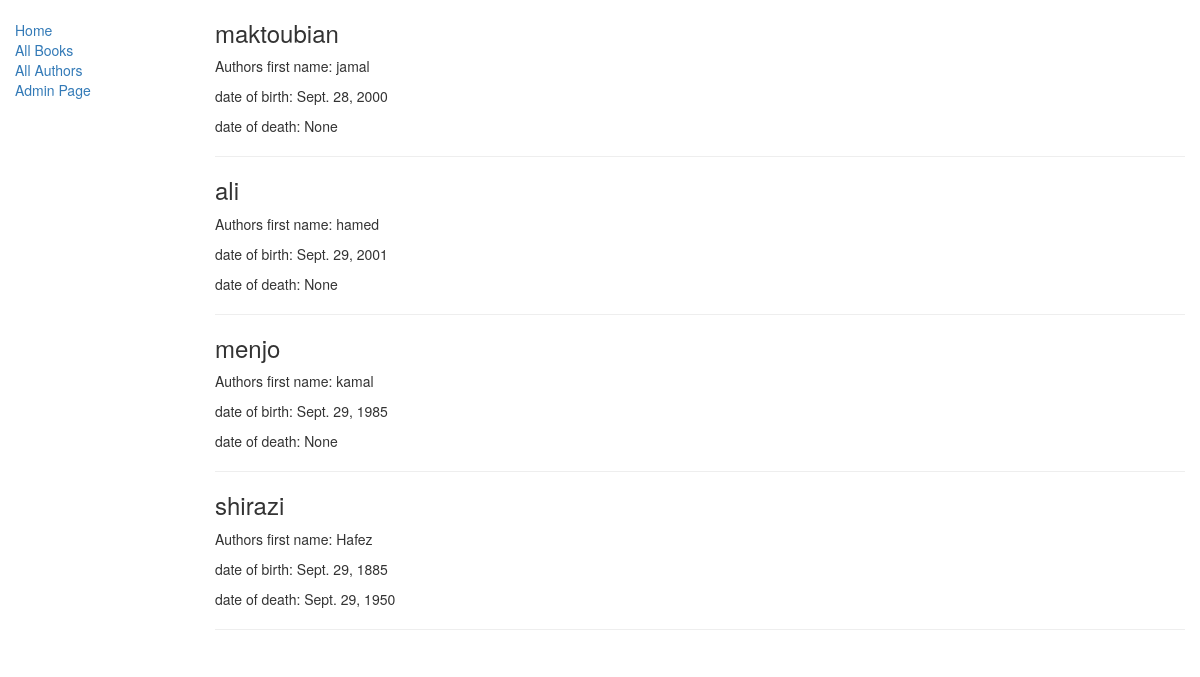
Screenshot of /catalog/authors/ with the database file from the repository.
### catalog/models.py (models this page shows, shortened)
class Author(models.Model):
    first_name = models.CharField(max_length=100)
    last_name = models.CharField(max_length=100)
    date_of_birth = models.DateField(null=True, blank=True)
    date_of_death = models.DateField('Died', null=True, blank=True)

### catalog/views.py (the view)
class AuthorListView(generic.ListView):
    model= models.Author
    template_name= 'catalog/author_list.html'

### catalog/templates/catalog/author_list.html
{% extends "catalog/base_generic.html" %}
{% block content %}
  {% for author in author_list%}
    <h3>{{ author.last_name }}</h3>
    <p> Authors first name: {{ author.first_name }}</p>
    <p> date of birth: {{ author.date_of_birth }}</p>
    <p> date of death: {{ author.date_of_death }} </p>
    <hr>
  {% endfor %}
{% endblock %}

### rows the page displays
Author: last_name "maktoubian", first_name "jamal", date_of_birth "Sept. 28, 2000", date_of_death "None"
Author: last_name "ali", first_name "hamed", date_of_birth "Sept. 29, 2001", date_of_death "None"
Author: last_name "menjo", first_name "kamal", date_of_birth "Sept. 29, 1985", date_of_death "None"
Author: last_name "shirazi", first_name "Hafez", date_of_birth "Sept. 29, 1885", date_of_death "Sept. 29, 1950"
